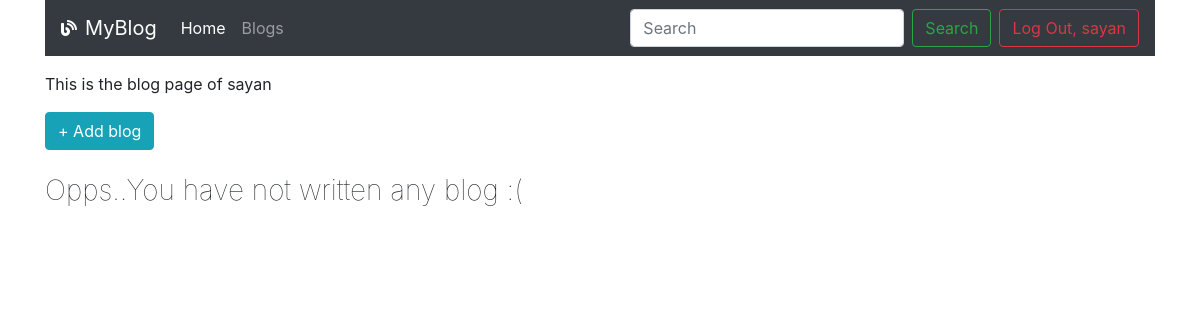
/blogs/ (signed in), run on an earlier commit of the app's database.
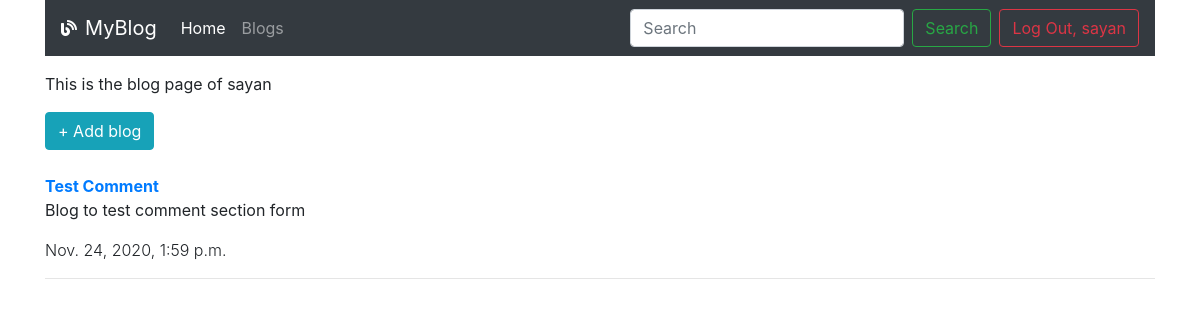
And on a later commit of the database.
### blog/models.py (models this page shows, shortened)
class BLOG(models.Model):
    title = models.CharField(max_length= 100)
    description = models.TextField(blank= True)
    dateCreated = models.DateTimeField(auto_now_add= True)
    user = models.ForeignKey(User, on_delete= models.CASCADE)

### blog/views.py (the view)
# urls.py: path('blogs/', views.blogs, name='blogs'),
def blogs(request):
    blogs = BLOG.objects.filter(user = request.user).order_by('-dateCreated')
    return render(request, 'blog/blogs.html', {'blogs': blogs})

### blog/templates/blog/blogs.html (shortened to what this page needs)
{% extends 'blog/base.html'%}
{%block body%}
    <p class= "mt-3">This is the blog page of {{user.username}}</p>
    <a href= "{% url 'addNewBlog' %}" class="btn btn-info">&plus; Add blog</a>
    <br><br>
    {% if blogs.count %}
        {% for blog in blogs %}
            <a href="{% url 'viewBlog' blog.pk %}"> <strong>{{blog.title}}</strong> </a>
            <p>{{blog.description|truncatechars:60}}</p>
            <p class="font-weight-light mt-2">{{blog.dateCreated}}</p>
            <hr>
        {% endfor %}
    {% else %}
        <h3 class='font-weight-lighter'>Opps..You have not written any blog :(</h3>
    {%endif%}
{%endblock%}

What changed in the data, as far as the page shows it:
added BLOG: title "Test Comment", description "Blog to test comment section form", dateCreated "Nov. 24, 2020, 1:59 p.m."
Also different on the page:
text no longer shown: "Opps..You have not written any blog :("
